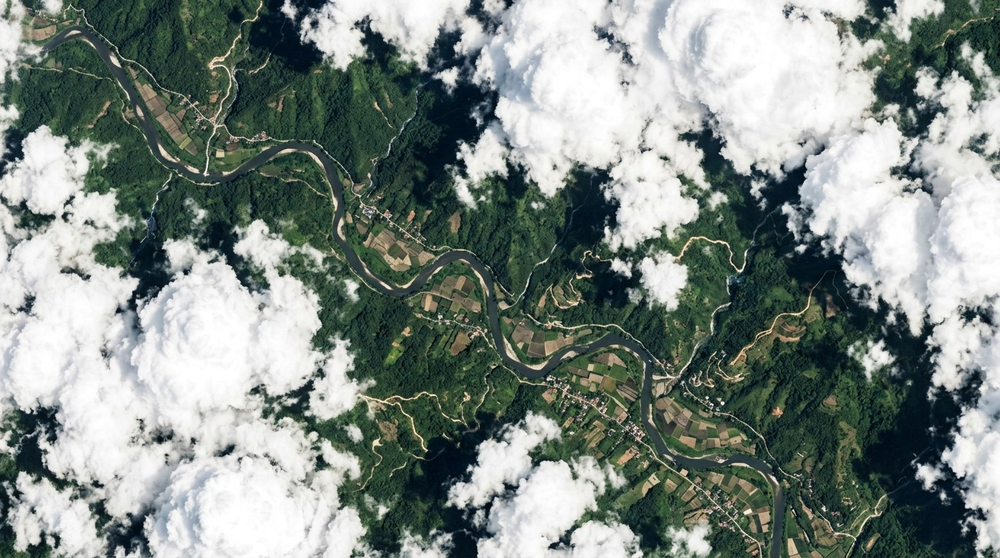
#> input picture sample_datasets_for_testing/Assam_12JUN2023_LISS4.tif, 1000 x 558 px, shrunk from 1376 x 768 before the run
$ python -i cloud_detector.py   (imports and definitions only)
#> lines starting #> are read from the running program, lines starting #| are printed output that depends on the picture; after the words box and inside, x2 and y2 are one past the last pixel; in counts of white or black regions, pixels touching at a corner belong together
#> further down, picture is the input picture: PIL image 1000x558 RGB; mean R, G, B 127.4, 137.7, 132.3
import numpy as np
from PIL import Image, ImageFilter
from scipy.ndimage import binary_dilation
from typing import Tuple, Dict, Any

def detect_cloud_and_shadow_mask(
    optical_img: Image.Image,
    dilation_radius: int = 5,
    min_cloud_brightness: float = 165.0
) -> Tuple[Image.Image, Dict[str, Any]]:
    """
    Detects clouds, thin haze transitions, and cast terrain shadows.
    - Uses multi-spectral reflectance and color saturation criteria (distinguishing clouds from sand/urban)
    - Applies morphological dilation to envelope thin semi-transparent cloud boundaries and haze fringes
    - Returns:
      1. Binary Mask PIL Image (255: cloud/shadow/haze, 0: clear ground)
      2. Detector Quality Metadata (coverage percentages, confidence metrics)
    """
#> called with dilation_radius = 5, min_cloud_brightness = 165
    rgb = np.array(optical_img.convert("RGB"), dtype=np.float32)
    r = rgb[:, :, 0]
    g = rgb[:, :, 1]
    b = rgb[:, :, 2]

    brightness = (r + g + b) / 3.0
    color_max = np.maximum(np.maximum(r, g), b)
    color_min = np.minimum(np.minimum(r, g), b)
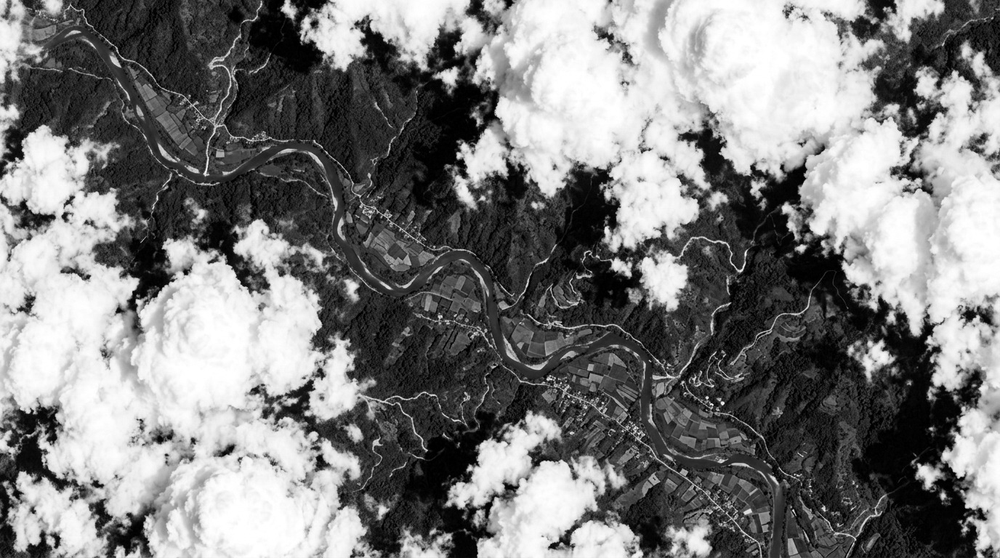
#> color_min: shape (558, 1000) float32; min 0, max 255, mean 124.9
    saturation = (color_max - color_min) / (color_max + 1e-5)
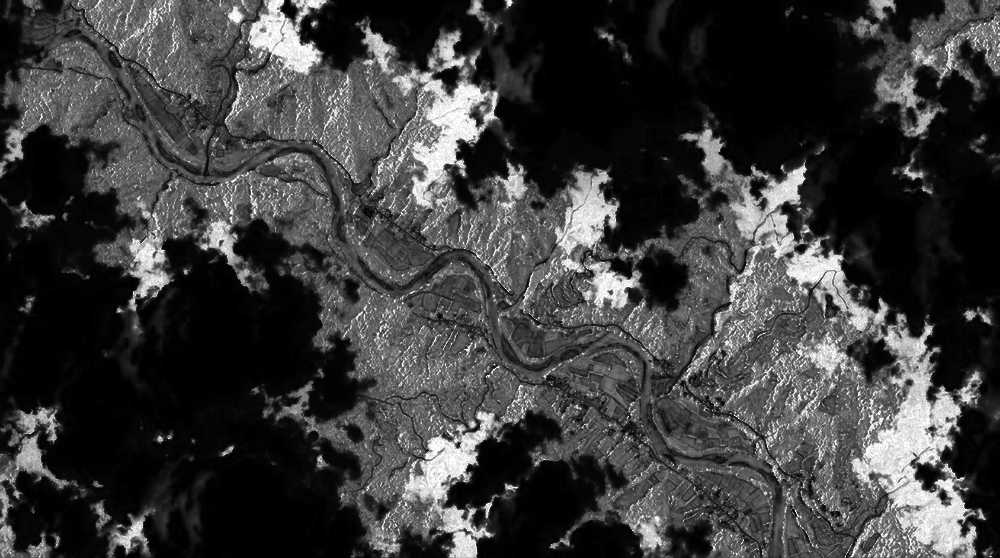
#> saturation: shape (558, 1000) float32; min 0, max 1, mean 0.235

    # 1. Cloud core: High brightness and low color saturation (white/neutral grey)
    # Excludes yellow/orange sand and colored urban rooftops which have higher saturation
    cloud_core = (brightness > min_cloud_brightness) & (saturation < 0.22)
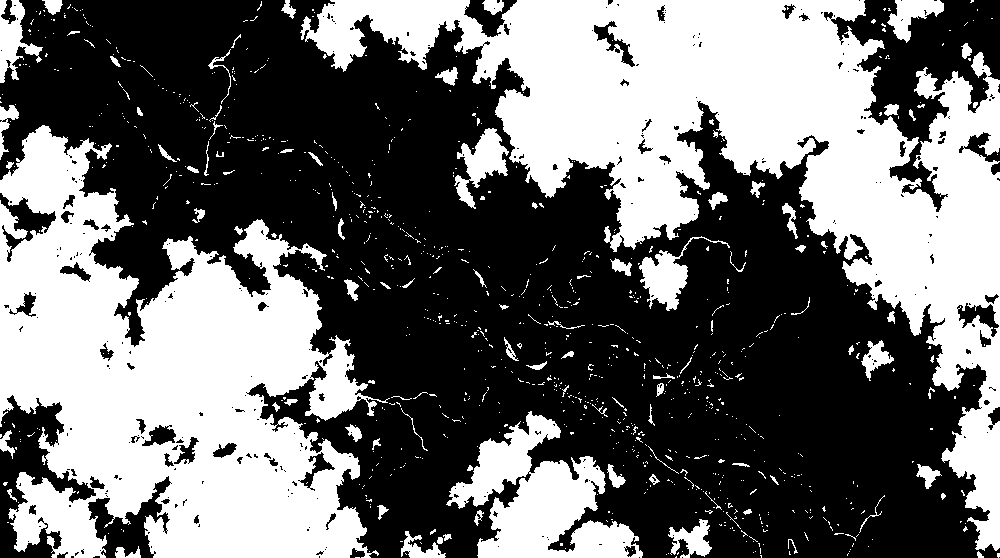
#> cloud_core: shape (558, 1000) bool; 42.5% white; 976 white regions (877 under 20 px), largest, box (x1, y1, x2, y2) and area: (300, 0, 1000, 551) 110570, (0, 125, 390, 558) 94939, (446, 411, 643, 558) 13638

    # 2. Thin semi-transparent haze: moderate brightness with very low saturation
    thin_haze = (brightness > 135.0) & (brightness <= min_cloud_brightness) & (saturation < 0.12)
#> thin_haze: shape (558, 1000) bool; 2.6% white in thin lines or dots

    # 3. Cloud cast shadow: low overall reflectance with steep local contrast
    shadow_core = (brightness < 55.0) & (saturation < 0.35)
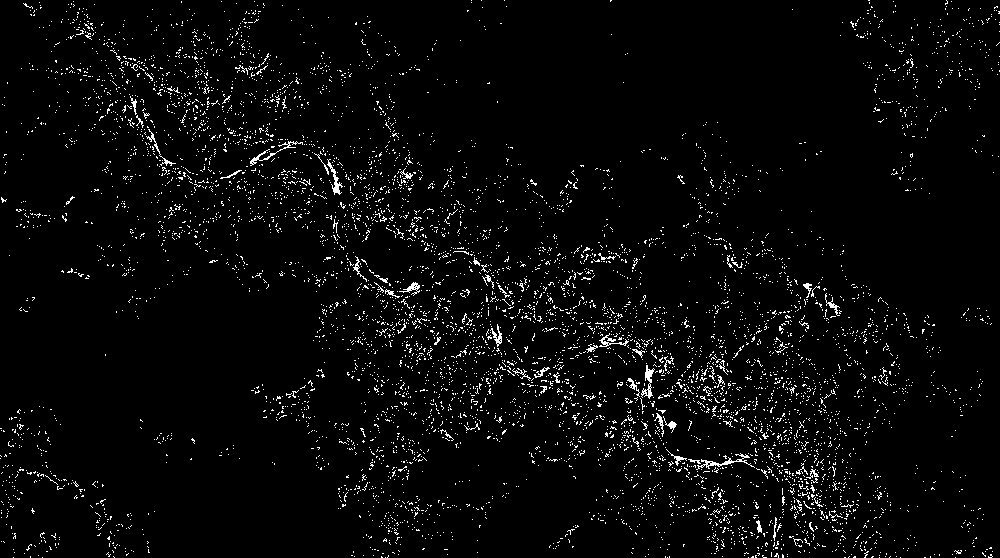
#> shadow_core: shape (558, 1000) bool; 3.4% white in thin lines or dots

    # Combine initial candidates
    raw_mask = cloud_core | thin_haze | shadow_core
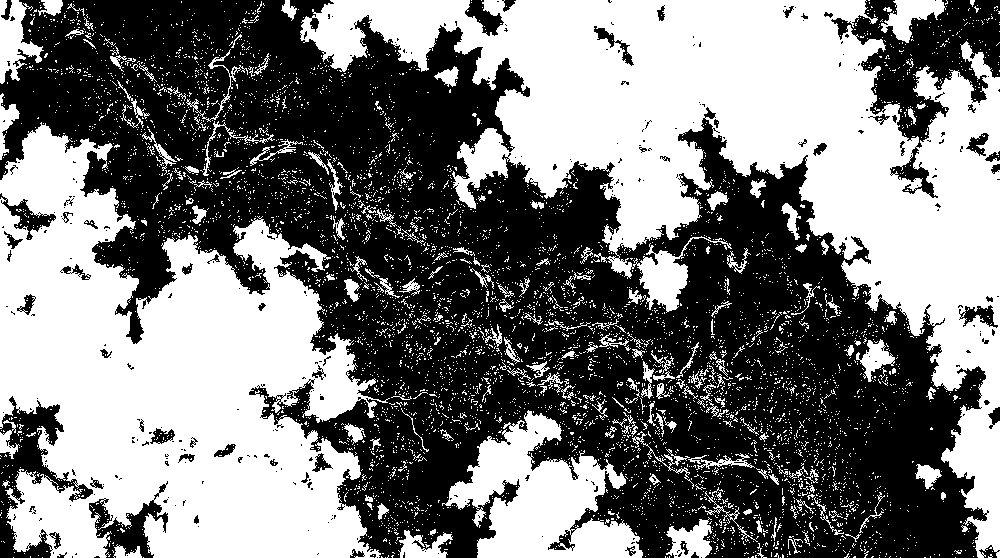
#> raw_mask: shape (558, 1000) bool; 48.5% white; 5773 white regions (5561 under 20 px), largest, box (x1, y1, x2, y2) and area: (300, 0, 1000, 558) 120942, (0, 122, 390, 558) 100662, (442, 410, 643, 558) 15111

    # 4. Morphological dilation: expands boundary by dilation_radius to cover haze edges
    struct_elem = np.ones((dilation_radius * 2 + 1, dilation_radius * 2 + 1), dtype=bool)
    dilated_mask = binary_dilation(raw_mask, structure=struct_elem)
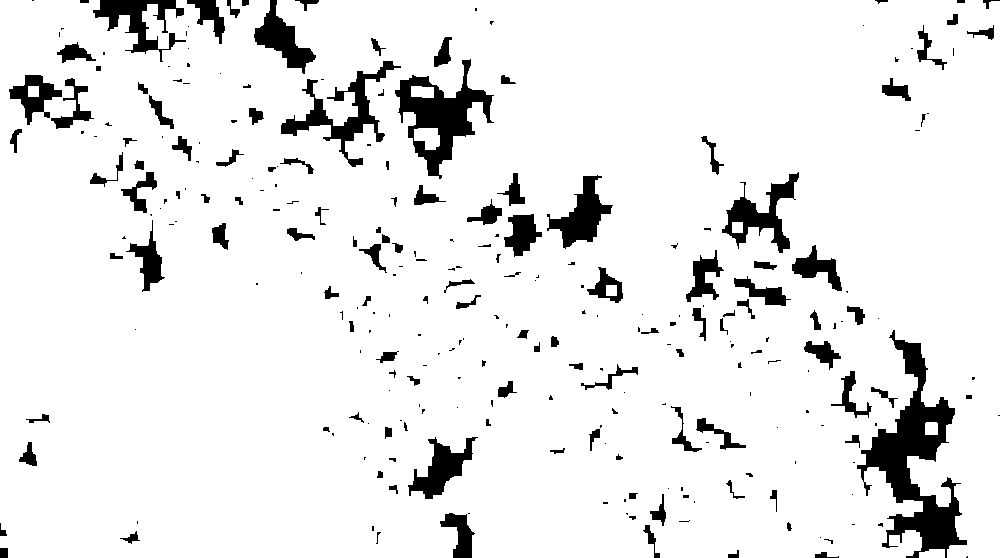
#> dilated_mask: shape (558, 1000) bool; 91.8% white; 265 black regions (138 under 20 px), largest, box (x1, y1, x2, y2) and area: (857, 330, 967, 558) 8081, (395, 59, 494, 179) 4227, (281, 61, 401, 167) 2785

    total_pixels = rgb.shape[0] * rgb.shape[1]
#> total_pixels = 558000
    cloud_core_pct = round(float(np.sum(cloud_core) / total_pixels) * 100.0, 2)
#> cloud_core_pct = 42.5
    shadow_pct = round(float(np.sum(shadow_core) / total_pixels) * 100.0, 2)
#> shadow_pct = 3.41
    total_mask_pct = round(float(np.sum(dilated_mask) / total_pixels) * 100.0, 2)
#> total_mask_pct = 91.76

    mask_img = Image.fromarray((dilated_mask.astype(np.uint8) * 255), mode="L")
    mask_img = mask_img.filter(ImageFilter.MedianFilter(size=3))
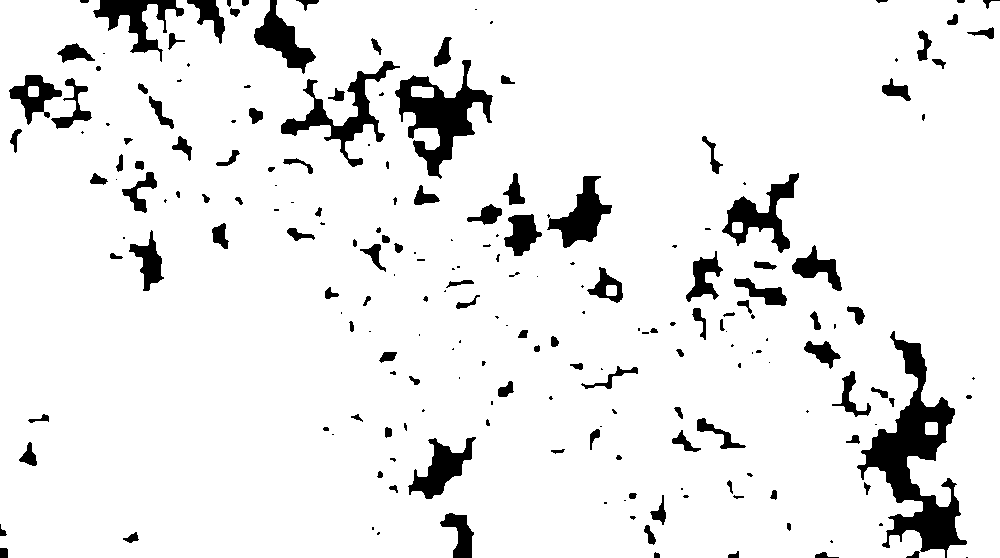
#> mask_img: PIL image 1000x558 L; 92% white; 211 black regions (83 under 20 px), largest, box (x1, y1, x2, y2) and area: (857, 331, 967, 558) 7967, (395, 60, 493, 179) 4229, (281, 61, 400, 167) 2665

    detector_meta = {
        "cloud_core_coverage_pct": cloud_core_pct,
        "shadow_coverage_pct": shadow_pct,
        "total_obscured_pct": total_mask_pct,
        "dilation_radius_px": dilation_radius,
        "haze_buffer_enveloped": True,
        "detector_confidence": 0.94 if cloud_core_pct > 0 else 0.98
    }
#> detector_meta = {'cloud_core_coverage_pct': 42.5, 'shadow_coverage_pct': 3.41, 'total_obscured_pct': 91.76, 'dilation_radius_px': 5, 'haze_buffer_enveloped': True, 'detector_confidence': 0.94}

    return mask_img, detector_meta

>>> from PIL import Image
>>> picture = Image.open('../../../sample_datasets_for_testing/Assam_12JUN2023_LISS4.tif')
>>> result = detect_cloud_and_shadow_mask(picture)

$ run again, on sample_datasets_for_testing/Assam_Brahmaputra_Floodplain.tif
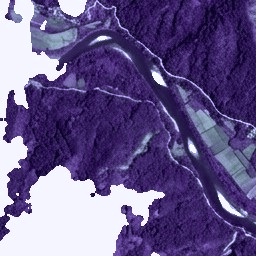
#> input picture sample_datasets_for_testing/Assam_Brahmaputra_Floodplain.tif, 256 x 256 px
#> picture is the input picture: PIL image 256x256 RGB; mean R, G, B 103.3, 89.2, 139.1
#> in detect_cloud_and_shadow_mask, `cloud_core = (brightness > min_cloud_brightness) & (saturation < 0.22)`:
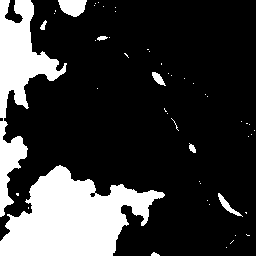
#> cloud_core: shape (256, 256) bool; 21.9% white; 50 white regions (41 under 20 px), largest, box (x1, y1, x2, y2) and area: (0, 165, 165, 256) 8695, (0, 0, 67, 217) 4799, (58, 0, 87, 17) 363
#> thin_haze: shape (256, 256) bool; every value is 0
#> dilated_mask: shape (256, 256) bool; 38% white; 16 white regions, largest, box (x1, y1, x2, y2) and area: (0, 0, 170, 256) 19834, (202, 188, 252, 222) 964, (147, 58, 177, 91) 699
#> cloud_core_pct = 21.86
#> shadow_pct = 0
#> total_mask_pct = 37.95
#> in detect_cloud_and_shadow_mask, `mask_img = mask_img.filter(ImageFilter.MedianFilter(size=3))`:
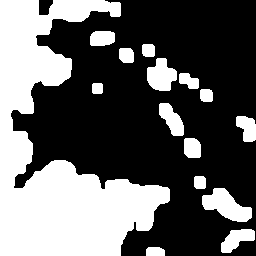
#> mask_img: PIL image 256x256 L; 37.9% white; 15 white regions, largest, box (x1, y1, x2, y2) and area: (0, 0, 170, 256) 20023, (202, 188, 252, 222) 961, (147, 58, 177, 91) 696
#> detector_meta = {'cloud_core_coverage_pct': 21.86, 'shadow_coverage_pct': 0, 'total_obscured_pct': 37.95, 'dilation_radius_px': 5, 'haze_buffer_enveloped': True, 'detector_confidence': 0.94}

$ run again, on sample_datasets_for_testing/Guwahati_Urban_Wetlands.tif
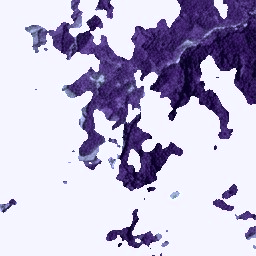
#> input picture sample_datasets_for_testing/Guwahati_Urban_Wetlands.tif, 256 x 256 px
#> picture is the input picture: PIL image 256x256 RGB; mean R, G, B 189.5, 183.6, 209.2
#> in detect_cloud_and_shadow_mask, `cloud_core = (brightness > min_cloud_brightness) & (saturation < 0.22)`:
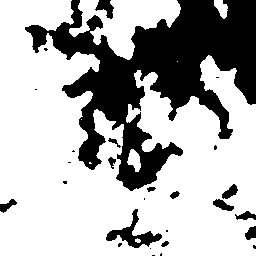
#> cloud_core: shape (256, 256) bool; 69.7% white; 27 black regions (14 under 20 px), largest, box (x1, y1, x2, y2) and area: (25, 0, 256, 191) 18107, (106, 209, 162, 248) 650, (95, 0, 114, 19) 196
#> thin_haze: shape (256, 256) bool; every value is 0
#> dilated_mask: shape (256, 256) bool; 86.6% white; 12 black regions (5 under 20 px), largest, box (x1, y1, x2, y2) and area: (135, 0, 256, 102) 6494, (79, 50, 136, 116) 1544, (124, 154, 162, 183) 294
#> cloud_core_pct = 69.73
#> shadow_pct = 0
#> total_mask_pct = 86.59
#> in detect_cloud_and_shadow_mask, `mask_img = mask_img.filter(ImageFilter.MedianFilter(size=3))`:
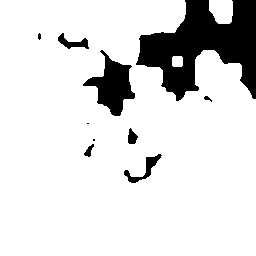
#> mask_img: PIL image 256x256 L; 86.7% white; 10 black regions (3 under 20 px), largest, box (x1, y1, x2, y2) and area: (136, 0, 256, 101) 6493, (83, 50, 135, 116) 1538, (124, 154, 162, 183) 291
#> detector_meta = {'cloud_core_coverage_pct': 69.73, 'shadow_coverage_pct': 0, 'total_obscured_pct': 86.59, 'dilation_radius_px': 5, 'haze_buffer_enveloped': True, 'detector_confidence': 0.94}

$ run again, on sample_datasets_for_testing/Kaziranga_Riparian_Buffer.tif
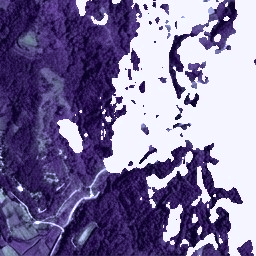
#> input picture sample_datasets_for_testing/Kaziranga_Riparian_Buffer.tif, 256 x 256 px
#> picture is the input picture: PIL image 256x256 RGB; mean R, G, B 125.1, 114.3, 154.8
#> cloud_core: shape (256, 256) bool; 36.4% white; 69 white regions (51 under 20 px), largest, box (x1, y1, x2, y2) and area: (103, 0, 256, 256) 21114, (146, 151, 193, 198) 506, (57, 119, 83, 153) 504
#> thin_haze: shape (256, 256) bool; every value is 0
#> dilated_mask: shape (256, 256) bool; 59.8% white; 14 black regions (8 under 20 px), largest, box (x1, y1, x2, y2) and area: (0, 0, 181, 256) 25698, (160, 179, 193, 200) 364, (91, 0, 107, 12) 116, (185, 218, 192, 235) 53, (205, 251, 223, 256) 35, (218, 222, 224, 230) 23
#> cloud_core_pct = 36.38
#> shadow_pct = 0
#> total_mask_pct = 59.78
#> in detect_cloud_and_shadow_mask, `mask_img = mask_img.filter(ImageFilter.MedianFilter(size=3))`:
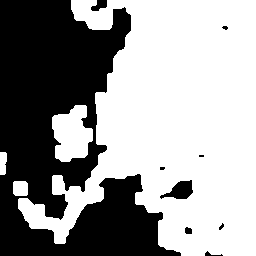
#> mask_img: PIL image 256x256 L; 59.9% white; 9 black regions (4 under 20 px), largest, box (x1, y1, x2, y2) and area: (0, 0, 181, 256) 25685, (160, 180, 193, 199) 360, (91, 0, 107, 11) 115, (185, 227, 192, 234) 42, (205, 251, 223, 256) 34
#> detector_meta = {'cloud_core_coverage_pct': 36.38, 'shadow_coverage_pct': 0, 'total_obscured_pct': 59.78, 'dilation_radius_px': 5, 'haze_buffer_enveloped': True, 'detector_confidence': 0.94}
